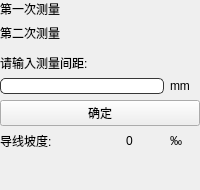
        <widget class="QWidget" name="pageDXPD">
         <property name="toolTip">
          <string>导线坡度测量</string>
         </property>
         <layout class="QHBoxLayout" name="horizontalLayout_69">
          <property name="leftMargin">
           <number>0</number>
          </property>
          <property name="topMargin">
           <number>0</number>
          </property>
          <property name="rightMargin">
           <number>0</number>
          </property>
          <property name="bottomMargin">
           <number>0</number>
          </property>
          <item>
           <widget class="QWidget" name="widget_3" native="true">
            <layout class="QVBoxLayout" name="verticalLayout_35">
             <property name="leftMargin">
              <number>0</number>
             </property>
             <property name="topMargin">
              <number>0</number>
             </property>
             <property name="rightMargin">
              <number>0</number>
             </property>
             <property name="bottomMargin">
              <number>0</number>
             </property>
             <item>
              <widget class="QLabel" name="lbl_PDJD_msg1">
               <property name="text">
                <string>第一次测量</string>
               </property>
              </widget>
             </item>
             <item>
              <widget class="QLabel" name="lbl_PDJD_msg2">
               <property name="text">
                <string>第二次测量</string>
               </property>
              </widget>
             </item>
             <item>
              <widget class="QWidget" name="wgtPDJDJJ" native="true">
               <property name="minimumSize">
                <size>
                 <width>0</width>
                 <height>20</height>
                </size>
               </property>
               <layout class="QVBoxLayout" name="verticalLayout_36">
                <property name="leftMargin">
                 <number>0</number>
                </property>
                <property name="topMargin">
                 <number>0</number>
                </property>
                <property name="rightMargin">
                 <number>0</number>
                </property>
                <property name="bottomMargin">
                 <number>0</number>
                </property>
                <item>
                 <layout class="QVBoxLayout" name="verticalLayout_38">
                  <property name="leftMargin">
                   <number>0</number>
                  </property>
                  <property name="topMargin">
                   <number>6</number>
                  </property>
                  <item>
                   <widget class="QLabel" name="lbl_PDJD_msg2_2">
                    <property name="sizePolicy">
                     <sizepolicy hsizetype="Minimum" vsizetype="Preferred">
                      <horstretch>0</horstretch>
                      <verstretch>0</verstretch>
                     </sizepolicy>
                    </property>
                    <property name="text">
                     <string>请输入测量间距:</string>
                    </property>
                   </widget>
                  </item>
                  <item>
                   <layout class="QHBoxLayout" name="horizontalLayout_72">
                    <item>
                     <widget class="QPushButton" name="edt_PDJD_JL">
                      <property name="sizePolicy">
                       <sizepolicy hsizetype="Expanding" vsizetype="Fixed">
                        <horstretch>0</horstretch>
                        <verstretch>0</verstretch>
                       </sizepolicy>
                      </property>
                      <property name="styleSheet">
                       <string notr="true">border:1px solid rgb(55,55,55);
border-radius:5px;
background-color:rgb(255,255,255);
color:rgb(22,22,22);</string>
                      </property>
                      <property name="text">
                       <string/>
                      </property>
                     </widget>
                    </item>
                    <item>
                     <widget class="QLabel" name="lbl_PDJD_msg2_3">
                      <property name="sizePolicy">
                       <sizepolicy hsizetype="Minimum" vsizetype="Preferred">
                        <horstretch>0</horstretch>
                        <verstretch>0</verstretch>
                       </sizepolicy>
                      </property>
                      <property name="minimumSize">
                       <size>
                        <width>30</width>
                        <height>0</height>
                       </size>
                      </property>
                      <property name="text">
                       <string>mm</string>
                      </property>
                     </widget>
                    </item>
                   </layout>
                  </item>
                 </layout>
                </item>
                <item>
                 <widget class="QPushButton" name="btnPDJDOK">
                  <property name="text">
                   <string>确定</string>
                  </property>
                 </widget>
                </item>
               </layout>
              </widget>
             </item>
             <item>
              <widget class="QWidget" name="wgtPDMSG" native="true">
               <layout class="QHBoxLayout" name="horizontalLayout_70">
                <property name="leftMargin">
                 <number>0</number>
                </property>
                <property name="topMargin">
                 <number>0</number>
                </property>
                <property name="rightMargin">
                 <number>0</number>
                </property>
                <property name="bottomMargin">
                 <number>0</number>
                </property>
                <item>
                 <layout class="QHBoxLayout" name="horizontalLayout_65">
                  <item>
                   <widget class="QLabel" name="label_138">
                    <property name="minimumSize">
                     <size>
                      <width>120</width>
                      <height>0</height>
                     </size>
                    </property>
                    <property name="maximumSize">
                     <size>
                      <width>80</width>
                      <height>16777215</height>
                     </size>
                    </property>
                    <property name="text">
                     <string>导线坡度:</string>
                    </property>
                   </widget>
                  </item>
                  <item>
                   <widget class="QLabel" name="lblPDJD_PD">
                    <property name="text">
                     <string>0</string>
                    </property>
                   </widget>
                  </item>
                  <item>
                   <widget class="QLabel" name="label_139">
                    <property name="minimumSize">
                     <size>
                      <width>30</width>
                      <height>0</height>
                     </size>
                    </property>
                    <property name="maximumSize">
                     <size>
                      <width>20</width>
                      <height>16777215</height>
                     </size>
                    </property>
                    <property name="text">
                     <string>‰</string>
                    </property>
                   </widget>
                  </item>
                 </layout>
                </item>
               </layout>
              </widget>
             </item>
             <item>
              <spacer name="verticalSpacer_12">
               <property name="orientation">
                <enum>Qt::Vertical</enum>
               </property>
               <property name="sizeHint" stdset="0">
                <size>
                 <width>20</width>
                 <height>40</height>
                </size>
               </property>
              </spacer>
             </item>
            </layout>
           </widget>
          </item>
         </layout>
        </widget>
